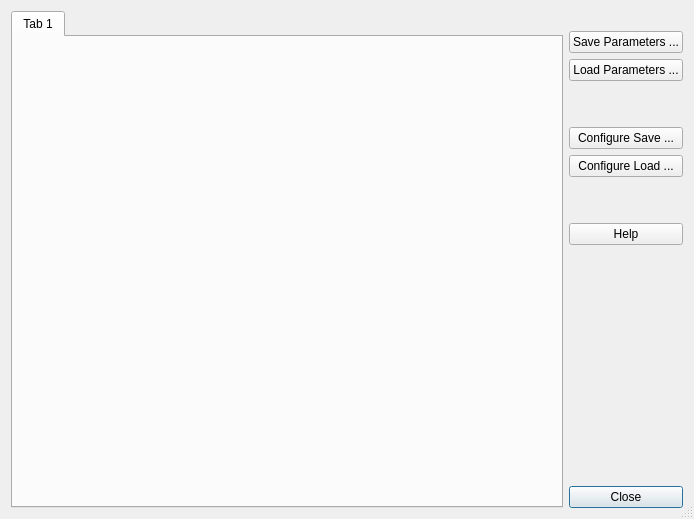
<?xml version="1.0" encoding="UTF-8"?>
<ui version="4.0">
 <class>ConfigWindow</class>
 <widget class="QDialog" name="ConfigWindow">
  <property name="geometry">
   <rect>
    <x>0</x>
    <y>0</y>
    <width>691</width>
    <height>519</height>
   </rect>
  </property>
  <property name="sizePolicy">
   <sizepolicy hsizetype="Preferred" vsizetype="Preferred">
    <horstretch>0</horstretch>
    <verstretch>0</verstretch>
   </sizepolicy>
  </property>
  <property name="minimumSize">
   <size>
    <width>0</width>
    <height>0</height>
   </size>
  </property>
  <property name="windowTitle">
   <string>Parameter Configuration</string>
  </property>
  <property name="locale">
   <locale language="English" country="UnitedStates"/>
  </property>
  <property name="sizeGripEnabled">
   <bool>true</bool>
  </property>
  <layout class="QHBoxLayout" name="horizontalLayout">
   <item>
    <widget class="QTabWidget" name="cfgTabControl">
     <property name="sizePolicy">
      <sizepolicy hsizetype="Preferred" vsizetype="Preferred">
       <horstretch>1</horstretch>
       <verstretch>1</verstretch>
      </sizepolicy>
     </property>
     <property name="minimumSize">
      <size>
       <width>552</width>
       <height>100</height>
      </size>
     </property>
     <property name="locale">
      <locale language="English" country="UnitedStates"/>
     </property>
     <property name="tabShape">
      <enum>QTabWidget::Rounded</enum>
     </property>
     <property name="currentIndex">
      <number>0</number>
     </property>
     <property name="elideMode">
      <enum>Qt::ElideNone</enum>
     </property>
     <property name="usesScrollButtons">
      <bool>true</bool>
     </property>
     <property name="documentMode">
      <bool>false</bool>
     </property>
     <property name="tabsClosable">
      <bool>false</bool>
     </property>
     <property name="movable">
      <bool>false</bool>
     </property>
     <widget class="QWidget" name="tab">
      <attribute name="title">
       <string>Tab 1</string>
      </attribute>
     </widget>
    </widget>
   </item>
   <item>
    <layout class="QVBoxLayout" name="verticalLayout">
     <item>
      <spacer name="verticalSpacer_4">
       <property name="orientation">
        <enum>Qt::Vertical</enum>
       </property>
       <property name="sizeType">
        <enum>QSizePolicy::Fixed</enum>
       </property>
       <property name="sizeHint" stdset="0">
        <size>
         <width>20</width>
         <height>20</height>
        </size>
       </property>
      </spacer>
     </item>
     <item>
      <widget class="QPushButton" name="bSaveParameters">
       <property name="text">
        <string>Save Parameters ...</string>
       </property>
      </widget>
     </item>
     <item>
      <widget class="QPushButton" name="bLoadParameters">
       <property name="text">
        <string>Load Parameters ...</string>
       </property>
      </widget>
     </item>
     <item>
      <spacer name="verticalSpacer_3">
       <property name="orientation">
        <enum>Qt::Vertical</enum>
       </property>
       <property name="sizeType">
        <enum>QSizePolicy::Fixed</enum>
       </property>
       <property name="sizeHint" stdset="0">
        <size>
         <width>20</width>
         <height>40</height>
        </size>
       </property>
      </spacer>
     </item>
     <item>
      <widget class="QPushButton" name="bConfigureSave">
       <property name="text">
        <string>Configure Save ...</string>
       </property>
      </widget>
     </item>
     <item>
      <widget class="QPushButton" name="bConfigureLoad">
       <property name="text">
        <string>Configure Load ...</string>
       </property>
      </widget>
     </item>
     <item>
      <spacer name="verticalSpacer_2">
       <property name="orientation">
        <enum>Qt::Vertical</enum>
       </property>
       <property name="sizeType">
        <enum>QSizePolicy::Fixed</enum>
       </property>
       <property name="sizeHint" stdset="0">
        <size>
         <width>20</width>
         <height>40</height>
        </size>
       </property>
      </spacer>
     </item>
     <item>
      <widget class="QPushButton" name="bHelp">
       <property name="text">
        <string>Help</string>
       </property>
      </widget>
     </item>
     <item>
      <spacer name="verticalSpacer">
       <property name="orientation">
        <enum>Qt::Vertical</enum>
       </property>
       <property name="sizeHint" stdset="0">
        <size>
         <width>20</width>
         <height>40</height>
        </size>
       </property>
      </spacer>
     </item>
     <item>
      <widget class="QPushButton" name="bClose">
       <property name="text">
        <string>Close</string>
       </property>
       <property name="autoDefault">
        <bool>false</bool>
       </property>
       <property name="default">
        <bool>true</bool>
       </property>
      </widget>
     </item>
    </layout>
   </item>
  </layout>
 </widget>
 <resources/>
 <connections/>
</ui>
